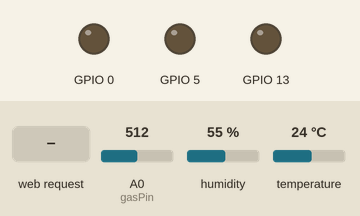
The sketch below on a simulated ESP8266 (NodeMCU). On the bench: output pins drawn as LEDs (lit = HIGH). The inputs (shaded band) are chosen by the test bench; at power-on: A0 (gasPin) = 512, humidity 55 %, temperature 24 °C. WiFi joins after 1.5 s; servers stay silent unless stated; what the sketch prints to the serial monitor is not drawn.

Above: at 2.7 s.
2.8 s: HTTP request GET /device1on received
At 5.3 s:
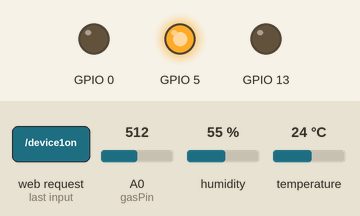
5.8 s: HTTP request GET /device3on received
At 6.3 s:
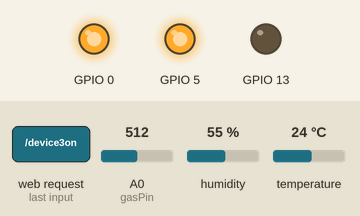
7.3 s: HTTP request GET /device1off received
At 8.5 s:
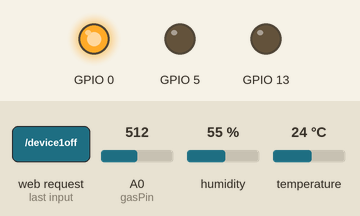
8.8 s: HTTP request GET /device4on received
At 9.8 s:
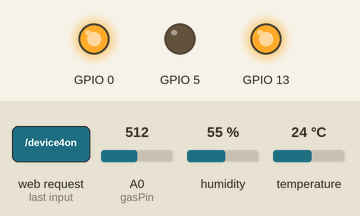
10.3 s: HTTP request GET /device3off received
At 11.0 s:
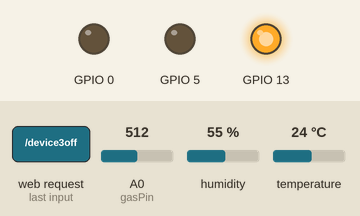
11.8 s: HTTP request GET /device4off received
At 12.1 s:
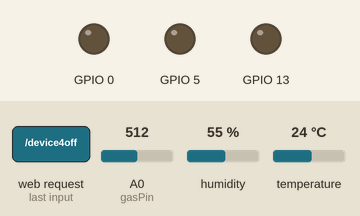
Timing chart, 0 to 14.3 s (numbered marks = the images above; inputs shaded):
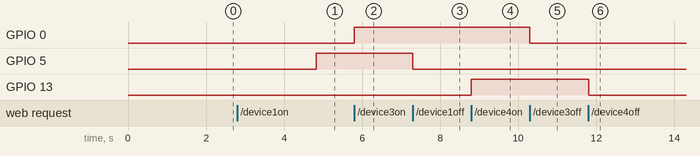

The sketch:

localSystem.ino
```cpp
#include <ESP8266WiFi.h>
#include "DHT.h"
/*
#include <SPI.h>
#include <Ethernet.h>
*/

const char* ssid = "Lakshay";
const char* password = "22751990";
//byte mac[] = { 0xDE, 0xAD, 0xBE, 0xEF, 0xFE, 0xED };

// Enter the IP address for Arduino, as mentioned we will use 192.168.0.16
// Be careful to use , insetead of . when you enter the address here
//IPAddress ip(192,168,0,16);
WiFiServer server(80);
const int dataSize = 20;
const int gasPin = A0;
#define DHTPIN 4
struct dcw {
  float t_c;
  float hu;
  float smoke;
}data[dataSize];

#define DHTTYPE DHT11
DHT dht(DHTPIN, DHTTYPE);
//char server[] = "127.0.0.1"; // IMPORTANT: If you are using XAMPP you will have to find out the IP address of your computer and put it here (it is explained in previous article). If you have a web page, enter its address (ie. "www.yourwebpage.com")

// Initialize the Ethernet server library
//EthernetClient client;


int i = -1;
void getData(){
 // while(1) {
    float t_f = dht.readTemperature(true);  //read temperature in Fahrenheit
    i++;
    if(i >= dataSize){
      for(int j=0;j<dataSize-1;j++){
        data[j] = data[j+1];
      }
      i = dataSize-1;
    }
    data[i].hu = dht.readHumidity();
    data[i].t_c = (t_f-32)/1.8; // convert temperature to centigrade
    float smokeR[8];
    float smokeSum = 0;
    for(int j=0;j<8;j++){
      smokeR[j] = analogRead(gasPin);
      smokeSum = smokeSum + smokeR[j];
    }
    data[i].smoke = ((smokeSum/8)/1024)*5;
//    if (!isnan(t_f) && !isnan(data[i].hu)) {
//      break;
//    }
    Serial.println(data[i].t_c);
    Serial.println(data[i].hu);
    Serial.println(data[i].smoke);
//  }
}

void setup() {

  // Serial.begin starts the serial connection between computer and Arduino
  Serial.begin(115200);
  dht.begin();
  delay(10);
  pinMode(5, OUTPUT);
  pinMode(4, OUTPUT);
  pinMode(0, OUTPUT);
  pinMode(13, OUTPUT);
  digitalWrite(5, LOW);
  digitalWrite(4, LOW);
  digitalWrite(0, LOW);
  digitalWrite(13, LOW);

  // Connect to WiFi network
  Serial.println();
  Serial.println();
  Serial.print("Connecting to ");
  Serial.println(ssid);

  WiFi.begin(ssid, password);

  while (WiFi.status() != WL_CONNECTED) {
    delay(500);
    Serial.print(".");
  }
  Serial.println("");
  Serial.println("WiFi connected");

  // Start the server
  server.begin();
  Serial.println("Server started");

  // Print the IP address
  Serial.print("Use this URL to connect: ");
  Serial.print("http://");
  Serial.print(WiFi.localIP());
  Serial.println("/");
  // start the Ethernet connection
  //Ethernet.begin(mac, ip);

}
int c = 0;
void loop() {
  WiFiClient client = server.available();
  if (!client) {
    return;
  }
  String request = client.readStringUntil('\r');
  Serial.println(request);
  client.flush();

  if ( c == 0){
    delay(2000);
    getData();
    c = 1;
  }
  // Match the request
  if (request.indexOf("/UpdateData") > 0){
    getData();
  }
  else{
  if (request.indexOf("/device1on") > 0)  {
    digitalWrite(5, HIGH);

  }
  if (request.indexOf("/device1off") >0)  {
    digitalWrite(5, LOW);

  }

  if (request.indexOf("/device2on") > 0)  {
    digitalWrite(4, HIGH);

  }
  if (request.indexOf("/device2off") >0)  {
    digitalWrite(4, LOW);

  }
  if (request.indexOf("/device3on") >0)  {
    digitalWrite(0, HIGH);

  }
  if (request.indexOf("/device3off") > 0)  {
    digitalWrite(0, LOW);

  }
  if (request.indexOf("/device4on") > 0)  {
    digitalWrite(13, HIGH);

  }
  if (request.indexOf("/device4off") > 0)  {
    digitalWrite(13, LOW);

  }
  }
  // Set ledPin according to the request
  //digitalWrite(ledPin, value);

  // Return the response
  client.println("HTTP/1.1 200 OK");
  client.println("Content-Type: text/html");
  client.println(""); //  do not forget this one
  client.println("<!DOCTYPE HTML>");
  client.println("<html>");
  client.println("<head>");
  client.println("<title> Weather Monitoring and Device Management </title>");
  client.println("<meta name='apple-mobile-web-app-capable' content='yes' />");
  client.println("<meta name='apple-mobile-web-app-status-bar-style' content='black-translucent' />");
  client.println("</head>");
  client.println("<body bgcolor = \"66ff66\">");
  client.println("<hr/><hr>");
  client.println("<h4><center> Weather Management and Electrical Device Control </center></h4>");
  client.println("<hr/><hr>");
  client.println("<br><br>");
  client.println("<br><br>");

  client.println("<center>");
  client.println("<a href=\"/UpdateData\"\"><button>Update Data </button></a>");
  client.println("</center>");

  client.println("<br><br>");
  client.println("<center>");
  client.println("<table border=\"5\">");
  client.println("<tr>");
  client.println("<td>");
  client.println("S.No.");
  client.println("</td>");
  client.println("<td>");
  client.println("Temperature");
  client.println("</td>");
  client.println("<td>");
  client.println("Humidity");
  client.println("</td>");
  client.println("<td>");
  client.println("Smoke");
  client.println("</td>");
  client.println("</tr>");
  for(int j=0; j<=i; j++){
    client.println("<tr>");
    client.println("<td>");
    client.println(j+1);
    client.println("</td>");
    client.println("<td>");
    client.println(data[j].t_c);
    client.println("</td>");
    client.println("<td>");
    client.println(data[j].hu);
    client.println("</td>");
    client.println("<td>");
    client.println(data[j].smoke);
    client.println("</td>");
    client.println("</tr>");
  }
  client.println("</table>");
  client.println("</center>");

  client.println("<br><br>");
  client.println("<br><br>");
  client.println("<br><br>");

  client.println("<center>");
  client.println("Device 1");
  client.println("<a href=\"/device1on\"\"><button>Turn On </button></a>");
  client.println("<a href=\"/device1off\"\"><button>Turn Off </button></a><br />");
  client.println("</center>");
  client.println("<br><br>");
  client.println("<center>");
  client.println("Device 2");
  client.println("<a href=\"/device2on\"\"><button>Turn On </button></a>");
  client.println("<a href=\"/device2off\"\"><button>Turn Off </button></a><br />");
  client.println("</center>");
  client.println("<br><br>");
  client.println("<center>");
  client.println("Device 3");
  client.println("<a href=\"/device3on\"\"><button>Turn On </button></a>");
  client.println("<a href=\"/device3off\"\"><button>Turn Off </button></a><br />");
  client.println("</center>");
  client.println("<br><br>");
  client.println("<center>");
  client.println("Device 4");
  client.println("<a href=\"/device4on\"\"><button>Turn On </button></a>");
  client.println("<a href=\"/device4off\"\"><button>Turn Off </button></a><br />");
  client.println("</center>");
  client.println("<br><br>");
  client.println("<center>");
  client.println("<table border=\"5\">");
  client.println("<tr>");
  if (digitalRead(5))
  {
    client.print("<td>Device 1 is ON</td>");
  }
  else
  {
     client.print("<td>Device 1 is OFF</td>");
  }
  client.println("<br />");
  if (digitalRead(4))
  {
     client.print("<td>Device 2 is ON</td>");
  }
  else
  {
    client.print("<td>Device 2 is OFF</td>");
  }
  client.println("</tr>");
  client.println("<tr>");
  if (digitalRead(0))
  {
    client.print("<td>Device 3 is ON</td>");
  }
  else
  {
    client.print("<td>Device 3 is OFF</td>");
  }
  if (digitalRead(13))
  {
    client.print("<td>Device 4 is ON</td>");
  }
  else
  {
    client.print("<td>Device 4 is OFF</td>");
  }
  client.println("</tr>");
  client.println("</table>");
  client.println("</center>");
  client.println("</html>");
  delay(1);
  Serial.println("Client disonnected");
  Serial.println("");
}
```

Measured:
- after the input at 2.8 s, GPIO 5: LOW → HIGH after 2.0 s
- after the input at 5.8 s, GPIO 0: LOW → HIGH at once
- after the input at 7.3 s, GPIO 5: HIGH → LOW at once
- after the input at 8.8 s, GPIO 13: LOW → HIGH at once
- after the input at 10.3 s, GPIO 0: HIGH → LOW at once
- after the input at 11.8 s, GPIO 13: HIGH → LOW at once
